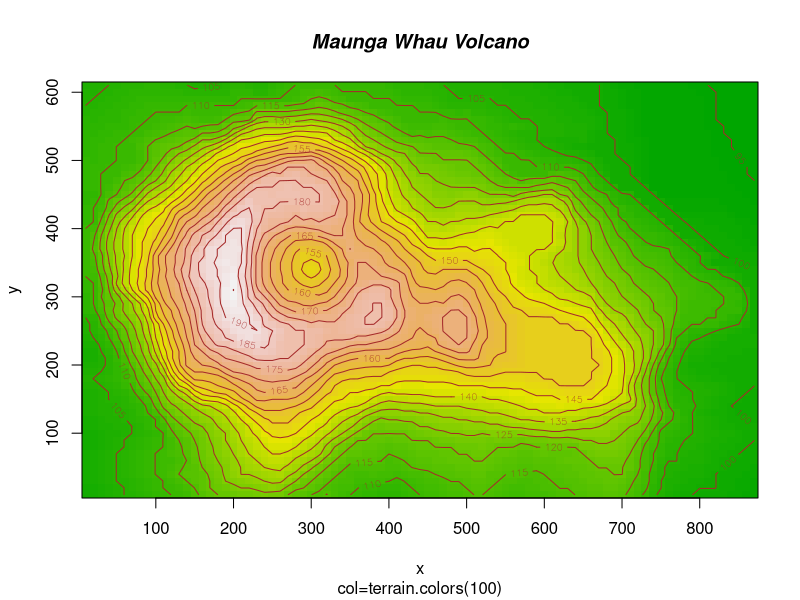

Write R code to recreate this figure.
# Maunga Whau Volcano Example
# Copyright (c) //R Development Core Team [5]//
x <- 10*(1:nrow(volcano)); x.at <- seq(100, 800, by=100)
y <- 10*(1:ncol(volcano)); y.at <- seq(100, 600, by=100)

# Using Terrain Colors

image(x, y, volcano, col=terrain.colors(100),axes=FALSE)
contour(x, y, volcano, levels=seq(90, 200, by=5), add=TRUE, col="brown")
axis(1, at=x.at)
axis(2, at=y.at)
box()
title(main="Maunga Whau Volcano", sub = "col=terrain.colors(100)", font.main=4)